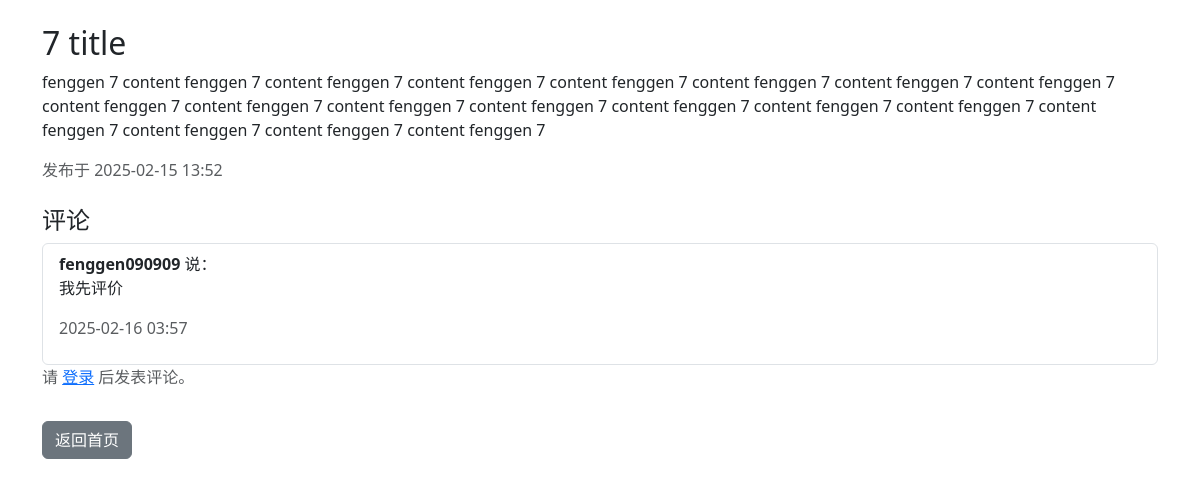
Page /post/7 on the committed database.
### app/models.py (models this page shows)
class Post(db.Model):
    id = db.Column(db.Integer, primary_key=True)
    title = db.Column(db.String(100), nullable=False)
    content = db.Column(db.Text, nullable=False)
    date_posted = db.Column(db.DateTime, nullable=False, default=datetime.utcnow)
    user_id = db.Column(db.Integer, db.ForeignKey('user.id'), nullable=False)  # 关联用户
    author = db.relationship('User', backref=db.backref('posts', lazy=True))  # ✅ 反向引用

class Comment(db.Model):
    id = db.Column(db.Integer, primary_key=True)
    content = db.Column(db.Text, nullable=False)
    date_posted = db.Column(db.DateTime, nullable=False, default=datetime.utcnow)
    user_id = db.Column(db.Integer, db.ForeignKey('user.id'), nullable=False)  # 关联用户
    post_id = db.Column(db.Integer, db.ForeignKey('post.id'), nullable=False)  # 关联博客文章
    author = db.relationship('User', backref=db.backref('comments', lazy=True))  # 让评论获取作者
    post = db.relationship('Post', backref=db.backref('comments', lazy=True))  # 让文章获取评论

class User(db.Model, UserMixin):
    id = db.Column(db.Integer, primary_key=True)
    username = db.Column(db.String(150), unique=True, nullable=False)
    password = db.Column(db.String(150), nullable=False)

### app/routes.py (the view, shortened to what this page needs)
@main.route('/post/<int:post_id>', methods=['GET', 'POST'])
def post_detail(post_id):
    post = Post.query.get_or_404(post_id)  # ✅ 获取博客文章
    comments = Comment.query.filter_by(post_id=post.id).order_by(Comment.date_posted.desc()).all()
    form = CommentForm()
    return render_template('post_detail.html', post=post, comments=comments, form=form)

### templates/post_detail.html (shortened to what this page needs)
<!DOCTYPE html>
<html lang="zh">
<head>
    <link rel="stylesheet" href="https://cdn.jsdelivr.net/npm/bootstrap@5.3.0/dist/css/bootstrap.min.css">
</head>
<body>
    <div class="container">
        <h2 class="mt-4">{{ post.title }}</h2>
        <p>{{ post.content }}</p>
        <p class="text-muted">发布于 {{ post.date_posted.strftime('%Y-%m-%d %H:%M') }}</p>
        <h4 class="mt-4">评论</h4>
        <ul class="list-group">
            {% for comment in comments %}
            <li class="list-group-item">
                <strong>{{ comment.author.username }}</strong> 说：
                <p>{{ comment.content }}</p>
                <p class="text-muted">{{ comment.date_posted.strftime('%Y-%m-%d %H:%M') }}</p>
            </li>
            {% endfor %}
        </ul>
        {% if current_user.is_authenticated %}
        <h4 class="mt-4">发表评论</h4>
        <form method="POST">
            {{ form.hidden_tag() }}
            <div class="mb-3">
                {{ form.content.label }} {{ form.content(class="form-control", rows="3") }}
            </div>
            <button type="submit" class="btn btn-primary">{{ form.submit.label }}</button>
        </form>
        {% else %}
        <p class="text-muted">请 <a href="{{ url_for('main.login') }}">登录</a> 后发表评论。</p>
        {% endif %}
        <a href="{{ url_for('main.index') }}" class="btn btn-secondary mt-3">返回首页</a>
    </div>
</body>
</html>

### rows in the picture
Post: title "7 title", content "fenggen 7 content fenggen 7 content fenggen 7 content fenggen 7 content fenggen 7 content fenggen 7 content fenggen 7 content fenggen 7 content fenggen 7 content fenggen 7 content fenggen 7 content fenggen 7 content fenggen 7 content fenggen 7 content fenggen 7 content fenggen 7 content fenggen 7 content fenggen 7 content fenggen 7", date_posted "2025-02-15 13:52"
Comment: author.username "fenggen090909", content "我先评价", date_posted "2025-02-16 03:57"
